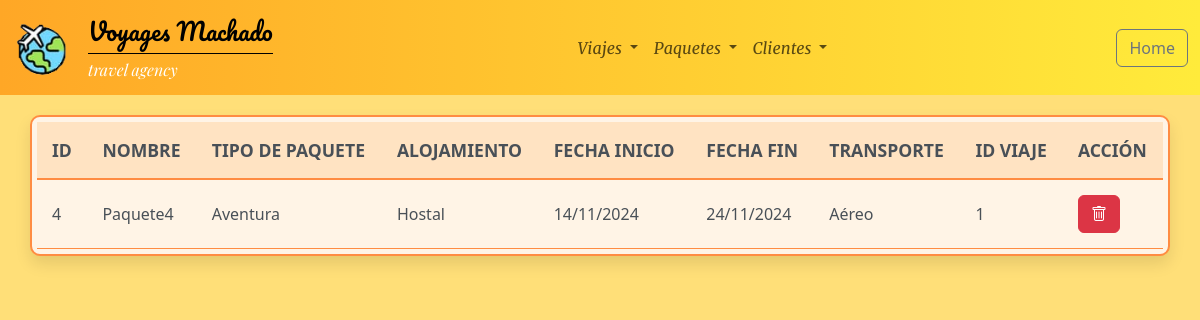
/procesar_buscar_paquete.php?txtidBuscarPaquete=4, run on the app's committed database.
### tables this page shows
CREATE TABLE `Paquete` (
  `id` int NOT NULL COMMENT 'id paquete autoincrementado',
  `nombre` varchar(200) NOT NULL COMMENT 'nombre del paquete',
  `tipopaquete` varchar(10) NOT NULL COMMENT '{aventura, relax, cultura, romántico, familiar } ',
  `tipoalojamiento` varchar(20) NOT NULL COMMENT '{hotel 5 estrellas, hotel 4 estrellas, hostal, apartamento, camping } ',
  `fechainicio` varchar(100) NOT NULL,
  `fechafin` varchar(100) NOT NULL,
  `transporte` varchar(10) NOT NULL COMMENT '{ aéreo, terrestre, maritimo }',
  `viaje_id` int NOT NULL COMMENT 'fk_paquete_viaje'
);

### procesar_buscar_paquete.php (the view, shortened to what this page needs)
<?php
$conexion = obtenerConexion();
$idpaquete = $_GET['txtidBuscarPaquete'];
$sql = "SELECT * FROM Paquete WHERE id = $idpaquete;";
$resultado = mysqli_query($conexion, $sql);
$mensaje = "<div class='container table-container'>";
$mensaje .= "<table id='listadoPaquetes'>";
$mensaje .= "<thead><tr><th>ID</th><th>NOMBRE</th><th>TIPO DE PAQUETE</th><th>ALOJAMIENTO</th><th>FECHA INICIO</th><th>FECHA FIN</th><th>TRANSPORTE</th><th>ID VIAJE</th><th>ACCIÓN</th></tr></thead>";
$mensaje .= "<tbody>";
if(mysqli_num_rows($resultado) > 0) {
    while ($fila = mysqli_fetch_assoc($resultado)) {
        $mensaje .= "<tr><td>" . $fila['id'] . "</td>";
        $mensaje .= "<td>" . $fila['nombre'] . "</td>";
        $mensaje .= "<td>" . $fila['tipopaquete'] . "</td>";
        $mensaje .= "<td>" . $fila['tipoalojamiento'] . "</td>";
        $mensaje .= "<td>" . $fila['fechainicio'] . "</td>";
        $mensaje .= "<td>" . $fila['fechafin'] . "</td>";
        $mensaje .= "<td>" . $fila['transporte'] . "</td>";
        $mensaje .= "<td>" . $fila['viaje_id'] . "</td>";
        $mensaje .= "<td><form class='d-inline' action='proceso_borrar_paquete.php' method='post'>";
        $mensaje .= "<input type='hidden' name='id' value='" . $fila['id']  . "' />";
        $mensaje .= "<button name='Borrar' class='btn btn-danger'><i class='bi bi-trash'></i></button></form>";
        $mensaje .= "</td></tr>";
    }
} else {
    $mensaje = "<div class='container table-container'>";
    $mensaje .= "<table id='buscarPaquete'>";
    $mensaje .= "<thead><tr><th>No existe ese paquete</th></tr></thead>";
    $mensaje .= "</table></div>";
}
$mensaje .= "</tbody></table></div>";
echo $mensaje;

### css/estilo.css (style rules this page uses)
.merriweather-italic { font-family: 'Merriweather-Italic'; }
nav #logo { animation: izq-derecha 0.8s forwards; opacity: 0; }
nav #nav { animation: navbarNav 0.8s forwards; opacity: 0; }
.custom-nav-bg { background: linear-gradient(90deg, #FFA726 0%, #FFEB3B 100%); }
.titulo { font-family: 'Pacific'; font-size: 1.5rem; }
.subtitulo { font-family: 'PlayfairDisplay-Italic'; font-size: 1rem; color: white; }
.separador { height: 1px; background-color: #000; width: 100%; margin: 0.25rem 0; }
body { background-color: #FFDF78; }
.table-container { border: 2px solid #ff8c42; border-radius: 10px; background-color: #fff4e6; box-shadow: 0 8px 16px rgba(0, 0, 0, 0.1); margin-top: 20px; overflow: hidden; padding: 5px; display: block; transition: all 0.3s ease; }
table { width: 100%; border-collapse: collapse; transition: all 0.3s ease; }
th, td { padding: 15px; text-align: left; border-bottom: 1px solid #ff8c42; color: #495057; }
th { font-size: 1.1em; font-weight: 600; background-color: #ffe3c2; border-bottom: 2px solid #ff8c42; }

### data on the page
paquete: id "4", nombre "Paquete4", tipopaquete "Aventura", tipoalojamiento "Hostal", fechainicio "14/11/2024", fechafin "24/11/2024", transporte "Aéreo", viaje "1"
